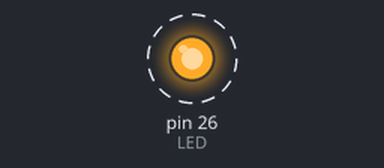
Recording of a program running on a simulated BBC micro:bit. On the bench: output pins drawn as LEDs (lit = HIGH). Dashed ring = blinking. What the program prints to the serial monitor is not drawn.

Above: at 0.02 s.
Timing chart, 0 to 3.0 s (numbered marks = the images above):
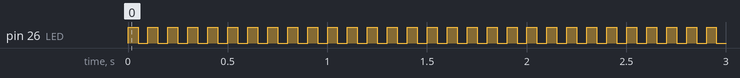

The program:

main.cpp
```cpp
// Muthanna Alwahash
// Nov 2023

#include <Arduino.h>

const int COL1 = 3;     // Column #1 control
const int LED = 26;     // 'row 1' led

void setup() {
  Serial.begin(9600);
  Serial.println("microbit is ready!");

  // because the LEDs are multiplexed, we must ground the opposite side of the LED
  pinMode(COL1, OUTPUT);
  digitalWrite(COL1, LOW);
  pinMode(LED, OUTPUT);
}

void loop()
{
  Serial.println("blink!");
  digitalWrite(LED, HIGH);
  delay(50);
  digitalWrite(LED, LOW);
  delay(50);
}
```

Measured:
- by itself, pin 26 (LED): alternates HIGH for 0.05 s and LOW for 0.05 s
